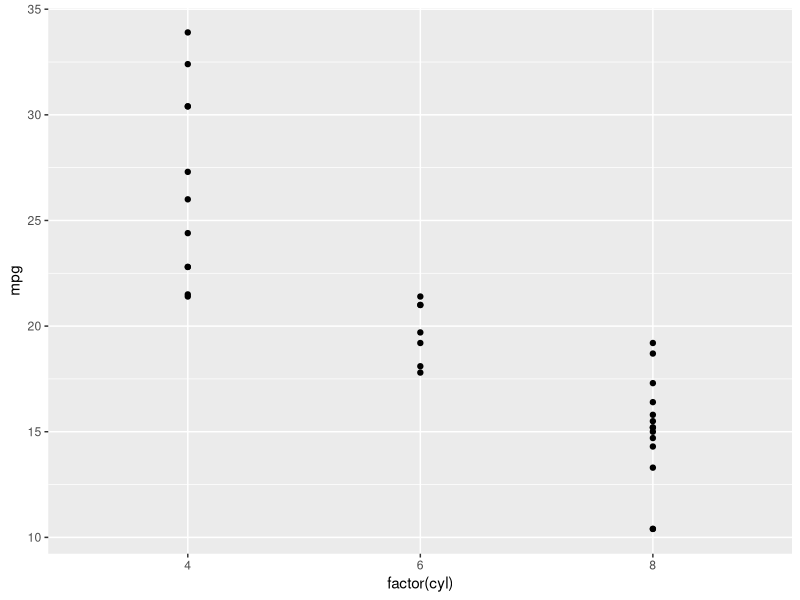
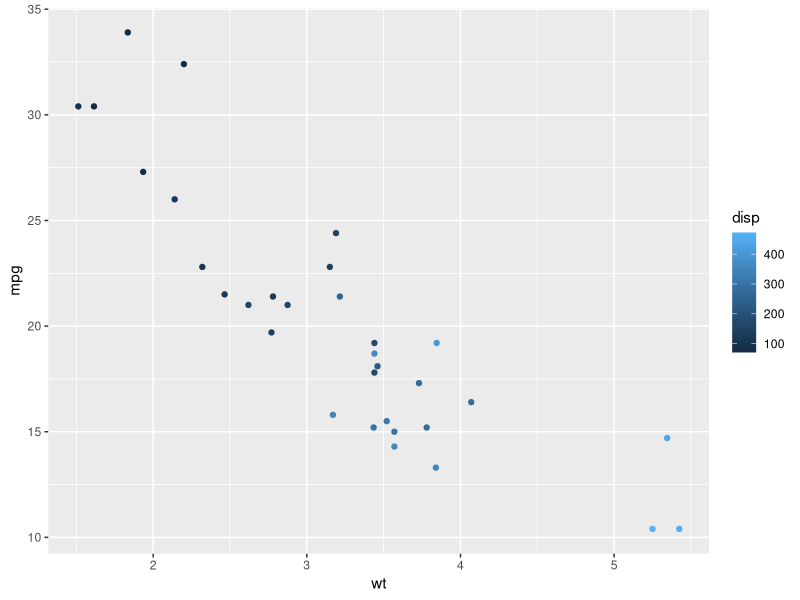
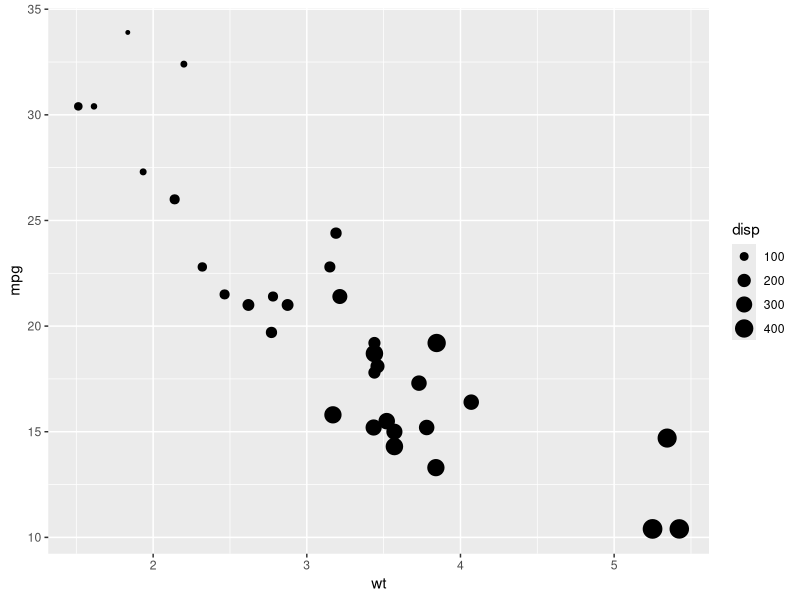
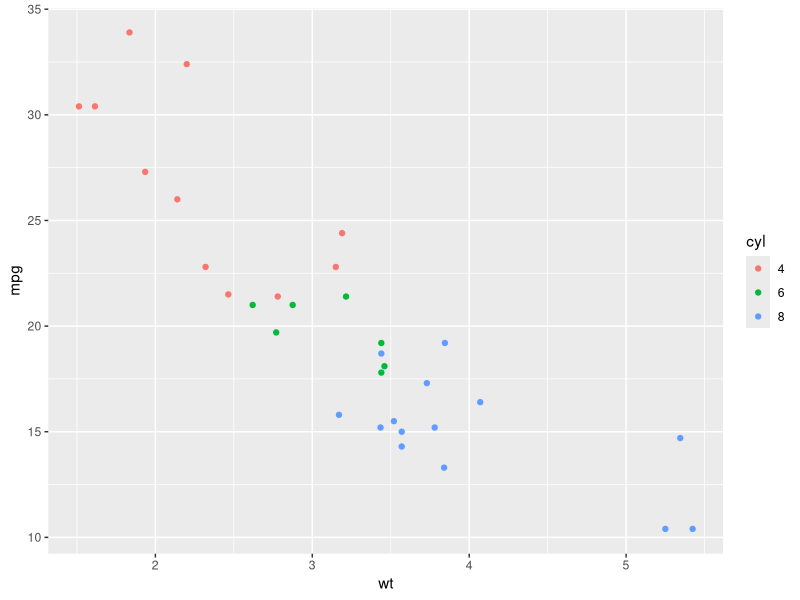
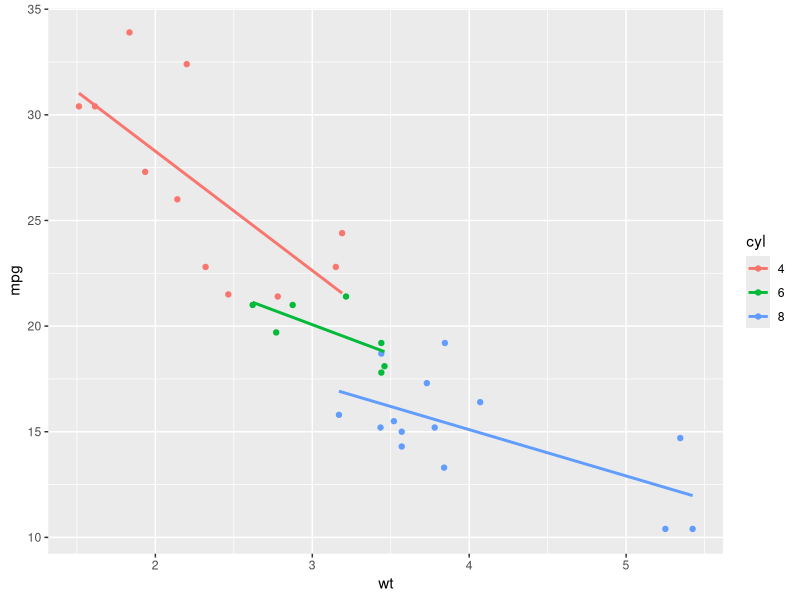
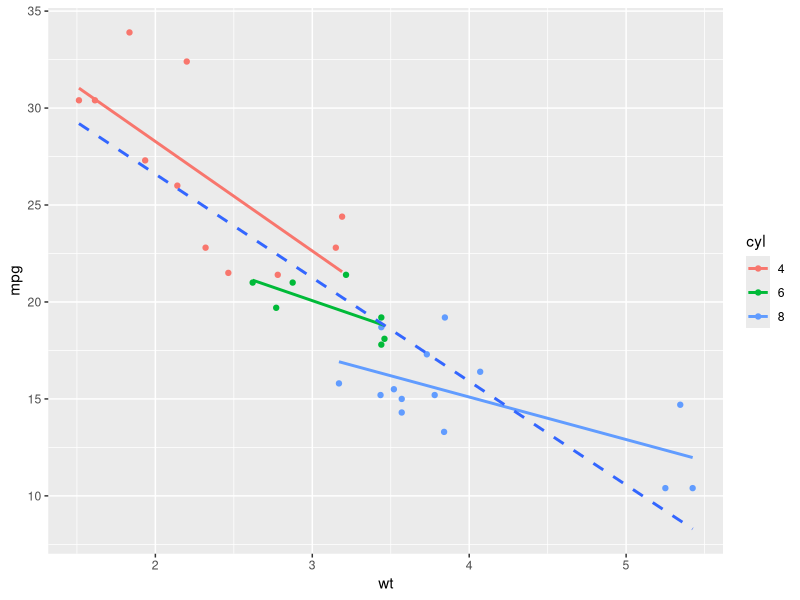
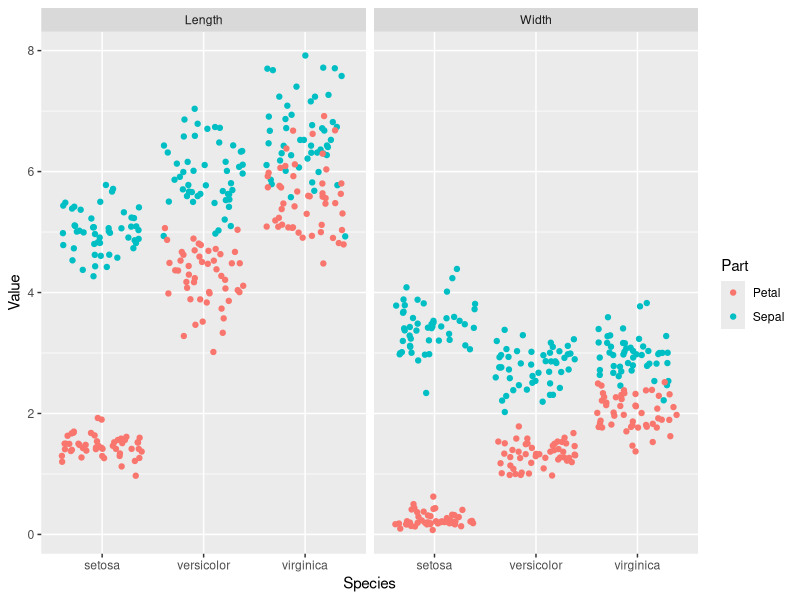
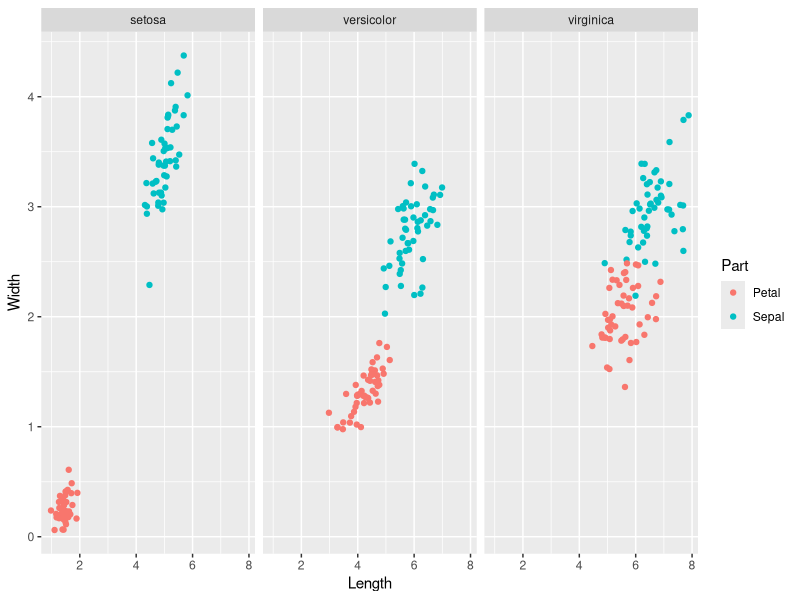

These charts were generated, in order, by the following R code: (Note: this script raises an error after producing the figures.)
## ---- chunk 1
knitr::opts_chunk$set(echo = TRUE)
## ---- chunk 2
library(ggplot2)
library(dplyr)
library(lubridate)
library(readr)
## ---- chunk 3
# Change the command below so that cyl is treated as factor
ggplot(mtcars, aes(x = factor(cyl), y = mpg)) +
geom_point()
## ---- chunk 4
par(mfrow=c(1,2))
ggplot(mtcars, aes(x = wt, y = mpg, color = disp)) +
  geom_point()

ggplot(mtcars, aes(x = wt, y = mpg, size = disp)) +
  geom_point()

## ---- chunk 5
# Convert cyl to factor
mtcars$cyl <- as.factor(mtcars$cyl)

# Plot 1: add geom_point() to this command to create a scatter plot
ggplot(mtcars, aes(x = wt, y = mpg, col = cyl)) +
  geom_point()

# Plot 2: include the lines of the linear models, per cyl
ggplot(mtcars, aes(x = wt, y = mpg, col = cyl)) +
  geom_point() +
  geom_smooth(method = "lm", se = FALSE)

# Plot 3: include a lm for the entire dataset in its whole
ggplot(mtcars, aes(x = wt, y = mpg, col = cyl)) +
  geom_point() +
  geom_smooth(method = "lm", se = FALSE) +
  geom_smooth(aes(group = 1), method = "lm", se = FALSE, linetype = 2)
## ---- chunk 6
library(tidyr)
iris.tidy <- iris %>%
  gather(key, Value, -Species) %>%
  separate(key, c("Part", "Measure"), "\\.")

# Add column with unique ids (don't need to change)
iris$Flower <- 1:nrow(iris)
iris.wide <- iris %>%
  gather(key, value, -Species, -Flower) %>%
  separate(key, c("Part", "Measure"), "\\.") %>%
  spread("Measure", value)
## ---- chunk 7
ggplot(iris.tidy, aes(x = Species, y = Value, col = Part)) +
  geom_jitter() +
  facet_grid(. ~ Measure)

ggplot(iris.wide, aes(x = Length, y = Width, color = Part)) +
  geom_jitter() +
  facet_grid(. ~ Species)
## ---- chunk 8
# Dot plot with jittering
ggplot(diamonds, aes(x = clarity, y = carat, color = price)) +
  geom_point(alpha = 0.5, position = "jitter")

ggplot(mtcars, aes(x = cyl, y = wt)) +
  geom_point(position = position_jitter(.1))
## ---- chunk 9
posn_d <- position_dodge(width=.2)
ggplot(mtcars, aes(x = cyl, fill = factor(am))) +
  geom_bar(position = posn_d)+
  scale_fill_brewer(palette = "Set1") #for more detail ?brewer.pal

ggplot(mtcars, aes(mpg,fill=factor(cyl))) +
  geom_histogram(binwidth = 1,position="identity")

ggplot(mtcars, aes(mpg,col=factor(cyl))) +
  geom_freqpoly(binwidth = 1,position="identity")

ggplot(Vocab, aes(x = factor(education), fill = factor(vocabulary))) +
  geom_bar(position="fill") +
  scale_fill_brewer()

# Definition of a set of blue colors
blues <- brewer.pal(9, "Blues") # from the RColorBrewer package
# 1 - Make a color range using colorRampPalette() and the set of blues
blue_range <- colorRampPalette(blues)
# 2 - Use blue_range to adjust the color of the bars, use scale_fill_manual()
ggplot(Vocab, aes(x = education, fill = vocabulary)) +
  geom_bar(position = "fill") +
  scale_fill_manual(values=blue_range(11))

